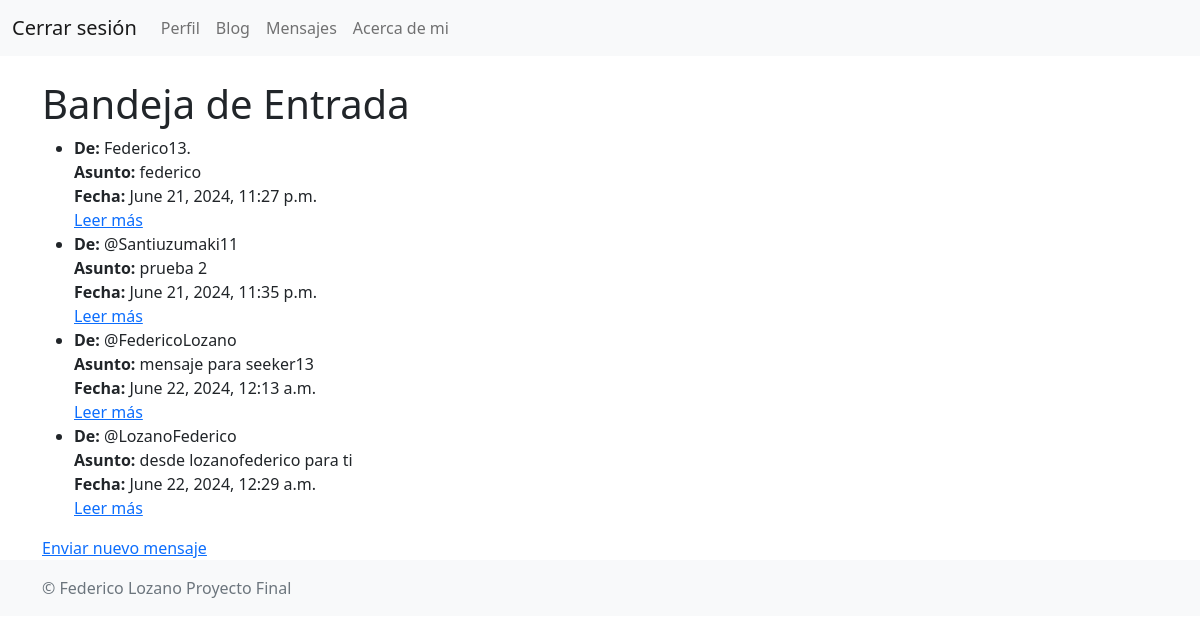
/user_messages/ (signed in), run on the app's committed database.
### user_messages/models.py (models this page shows, shortened)
class Message(models.Model):
    sender = models.ForeignKey(User, related_name='sent_messages', on_delete=models.CASCADE)
    recipient = models.ForeignKey(User, related_name='received_messages', on_delete=models.CASCADE)
    subject = models.CharField(max_length=200)
    body = models.TextField()
    timestamp = models.DateTimeField(auto_now_add=True)

### user_messages/views.py (the view)
# urls.py: path('', views.inbox, name='inbox'),
@login_required
def inbox(request):
    messages = Message.objects.filter(recipient=request.user)
    return render(request, 'messages/inbox.html', {'messages': messages})

### user_messages/templates/messages/inbox.html (shortened to what this page needs)
{% extends 'base.html' %}
{% block content %}
    <h1>Bandeja de Entrada</h1>
    <ul>
        {% for message in messages %}
            <li>
                <strong>De:</strong> {{ message.sender.username }}<br>
                <strong>Asunto:</strong> {{ message.subject }}<br>
                <strong>Fecha:</strong> {{ message.timestamp }}<br>
                <a href="{% url 'message_detail' message.id %}">Leer más</a>
            </li>
        {% empty %}
            <li>No tienes mensajes.</li>
        {% endfor %}
    </ul>
    <a href="{% url 'send_message' %}">Enviar nuevo mensaje</a>
{% endblock %}

### templates/base.html (shortened to what this page needs)
<!DOCTYPE html>
<html lang="es">
<head>
    <link rel="stylesheet" href="https://stackpath.bootstrapcdn.com/bootstrap/5.1.3/css/bootstrap.min.css">
</head>
<body>
    <header>
        <nav class="navbar navbar-expand-lg navbar-light bg-light">
            <div class="container-fluid">
                {% if user.is_authenticated %}
                    <a href="{% url 'logout' %}" class="navbar-brand">Cerrar sesión</a>
                {% endif %}
                <div class="collapse navbar-collapse" id="navbarNav">
                    <ul class="navbar-nav">
                        <li class="nav-item">
                            <a class="nav-link" href="{% url 'profile' %}">Perfil</a>
                        </li>
                        <li class="nav-item">
                            <a class="nav-link" href="{% url 'blog_list' %}">Blog</a>
                        </li>
                        <li class="nav-item">
                            <a class="nav-link" href="{% url 'inbox' %}">Mensajes</a>
                        </li>
                        <li class="nav-item">
                            <a class="nav-link" href="{% url 'about' %}">Acerca de mi</a>
                        </li>
                    </ul>
                </div>
            </div>
        </nav>
    </header>
    <main class="container mt-4">
        {% block content %}{% endblock %}
    </main>
    <footer class="footer mt-auto py-3 bg-light">
        <div class="container">
            <span class="text-muted">&copy; {{ year }} Federico Lozano Proyecto Final</span>
        </div>
    </footer>
</body>
</html>

### data on the page
Message: sender.username "Federico13.", subject "federico", timestamp "June 21, 2024, 11:27 p.m."
Message: sender.username "@Santiuzumaki11", subject "prueba 2", timestamp "June 21, 2024, 11:35 p.m."
Message: sender.username "@FedericoLozano", subject "mensaje para seeker13", timestamp "June 22, 2024, 12:13 a.m."
Message: sender.username "@LozanoFederico", subject "desde lozanofederico para ti", timestamp "June 22, 2024, 12:29 a.m."
